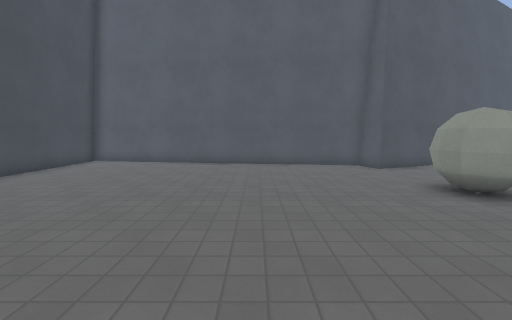
View 1 (above)

15 first-person views from a walk through a level from a Godot 3-D game. The camera is 1.4 m above the floor, tilts 6° down and sees 90° across. The floor is counted in squares, 1 m on a side. Each view is taken from the middle of a square. On the plan, view 1 faces up. The plan holds only what a view shows up to about 13 squares ahead; the rest is blank. The place goes on beyond the plan. Surface patterns are stand-ins for the level's own textures.

View 2
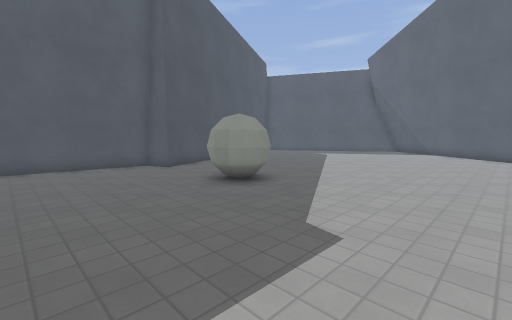

View 3
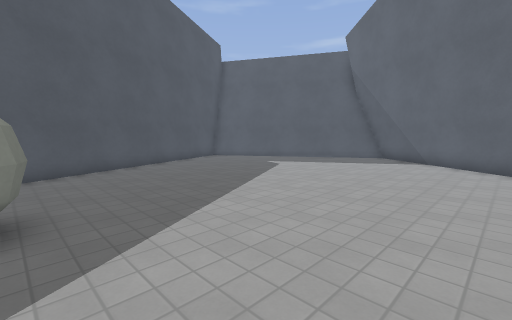

View 4
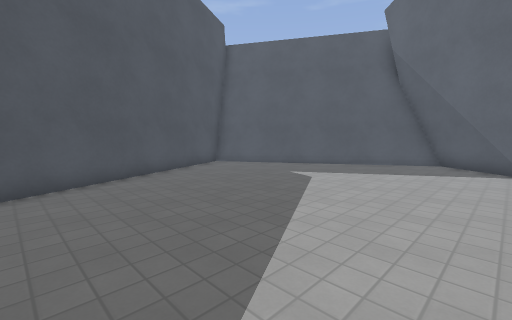

View 5
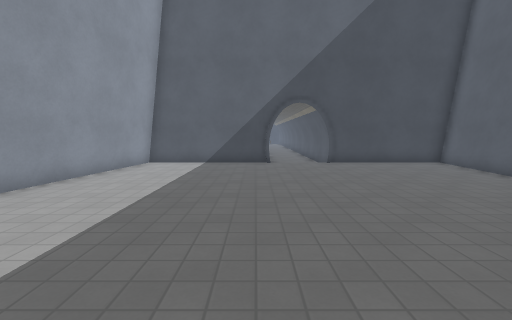

View 6
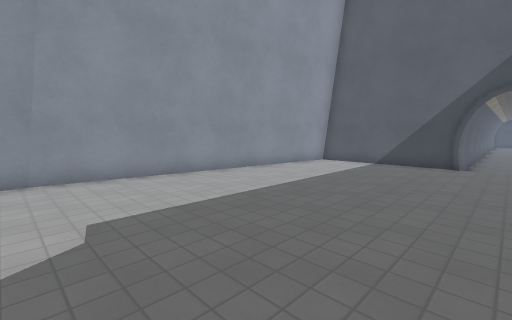

View 7
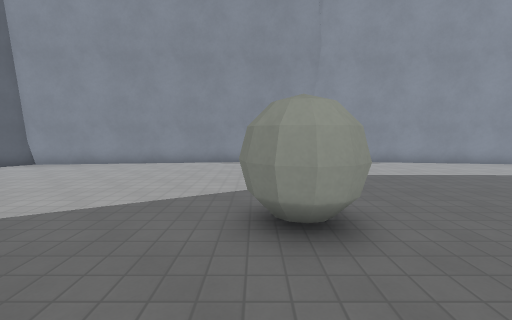

View 8
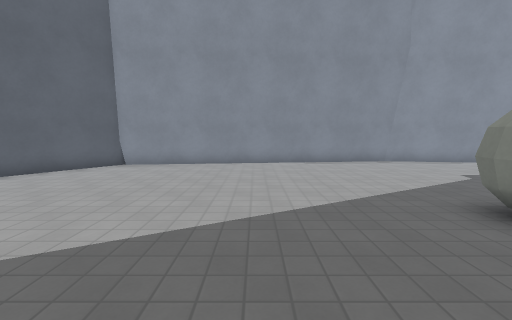

View 9
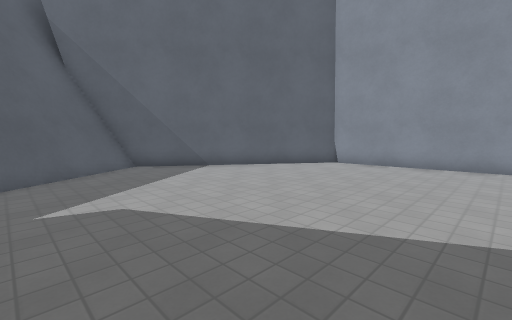

View 10
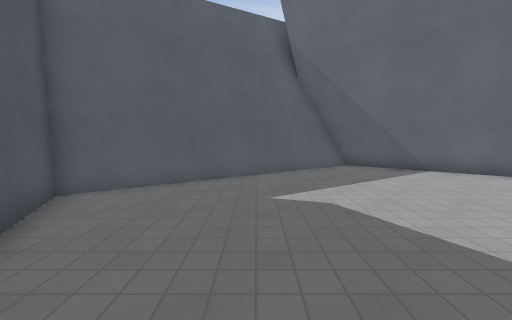

View 11
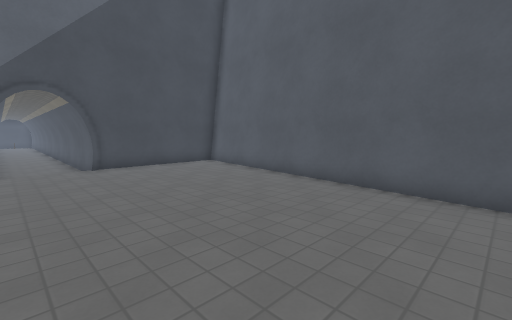

View 12
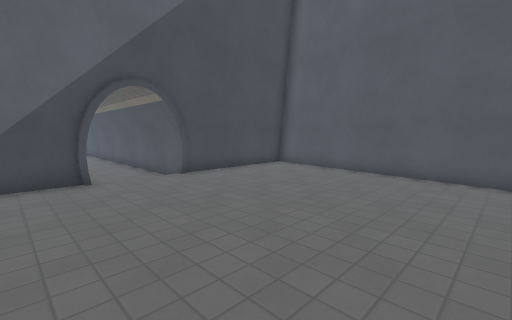

View 13
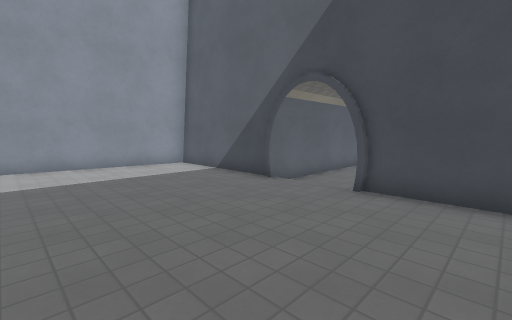

View 14
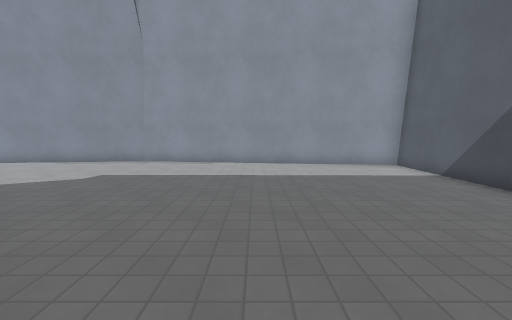

View 15
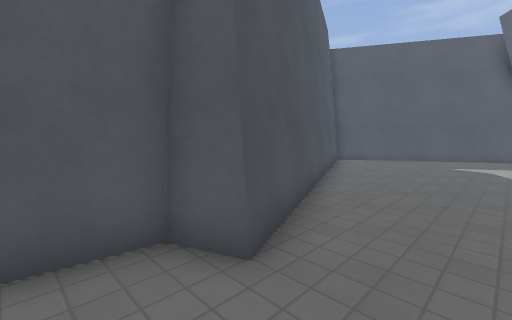

### Floor plan
Points are (right, up) in squares from view 1. A wall is a line through its corners. A room is listed if a view was taken in it or the views show most of it. See-through windows are left out.
Room 1 (views 1, 2, 3, 4, 5, 6, 7, 8, 9, 10, 11, 12, 13, 14, 15)
walls: (3.4, -2.6) (15.9, -1.1); (15.8, -1.3) (21.5, 6.9) (16.3, 15) (5, 10.2) (4.6, 11.2) (-8.2, 13) (-8.2, 7.4); (-7.9, 7.4) (-13.5, 7.4); (-8.2, 4.6) (-8.2, -0.9) (3.6, -2.6); (21.4, 6.6) (16.1, 14.9); (-13.5, 4.6) (-8, 4.6) (-8, 4.4)
low walls: (17.4, 12.5) (15.9, 14.8); (19.4, 9.4) (17.5, 12.4); (21.2, 6.2) (15.7, 14.7); (21.4, 6.4) (19.5, 9.3)
objects: ball (5, 5) to (6, 7)

Where each view was taken, in squares from view 1:
view 1: 0 up, 0 right, facing up
view 2: 0 up, 0 right, facing up-right
view 3: 1 up, 6 right, facing up-right
view 4: 4 up, 8 right, facing up-right
view 5: 4 up, 4 right, facing left
view 6: 6 up, 4 right, facing down-left
view 7: 10 up, 6 right, facing down
view 8: 10 up, 10 right, facing down
view 9: 10 up, 10 right, facing down-right
view 10: 10 up, 10 right, facing right
view 11: 5 up, 3 right, facing up-left
view 12: 3 up, 0 right, facing up-left
view 13: 10 up, 2 left, facing down-left
view 14: 10 up, 2 left, facing down
view 15: 8 up, 3 right, facing up-right
